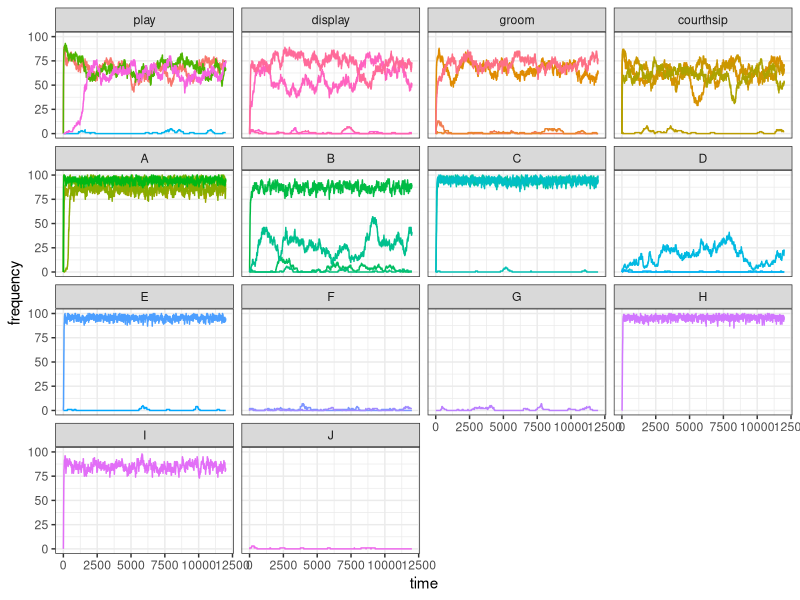
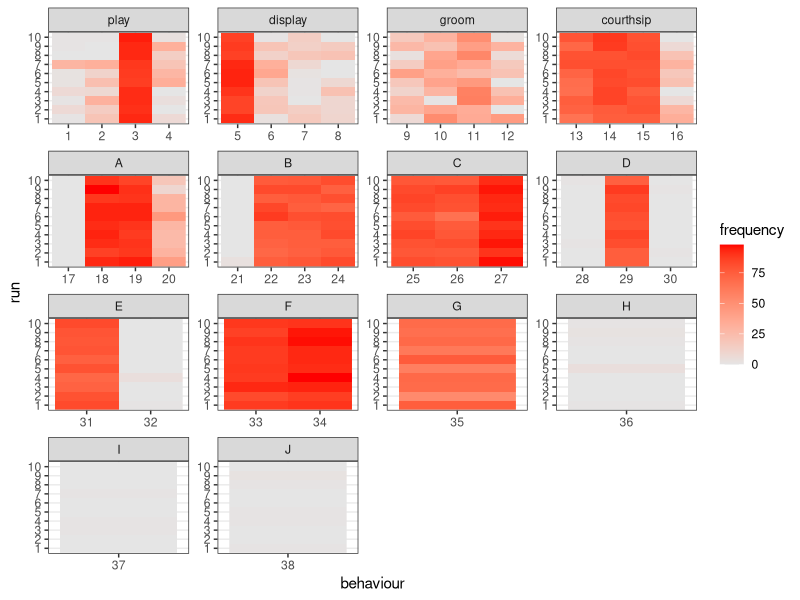
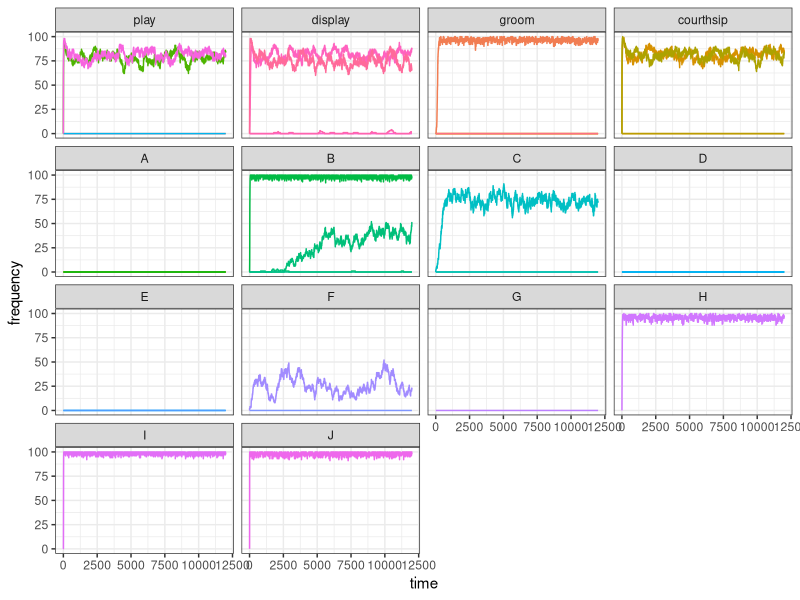
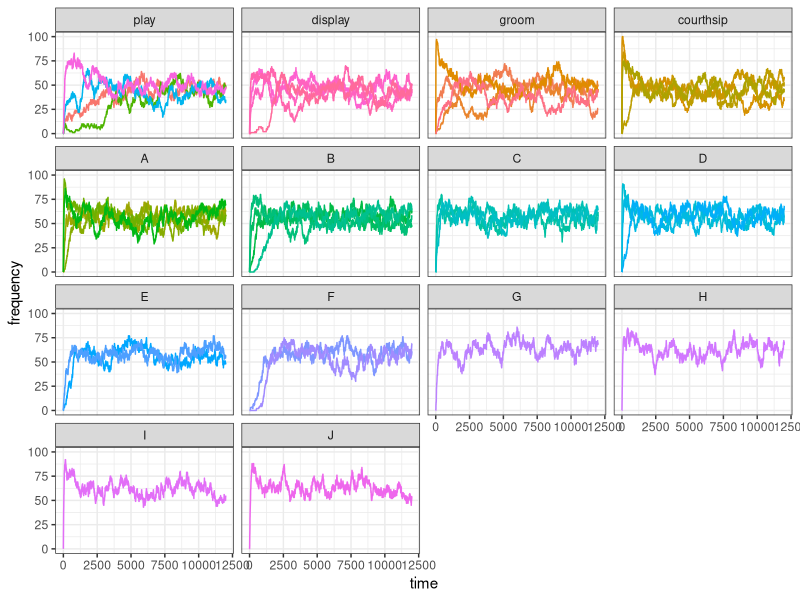
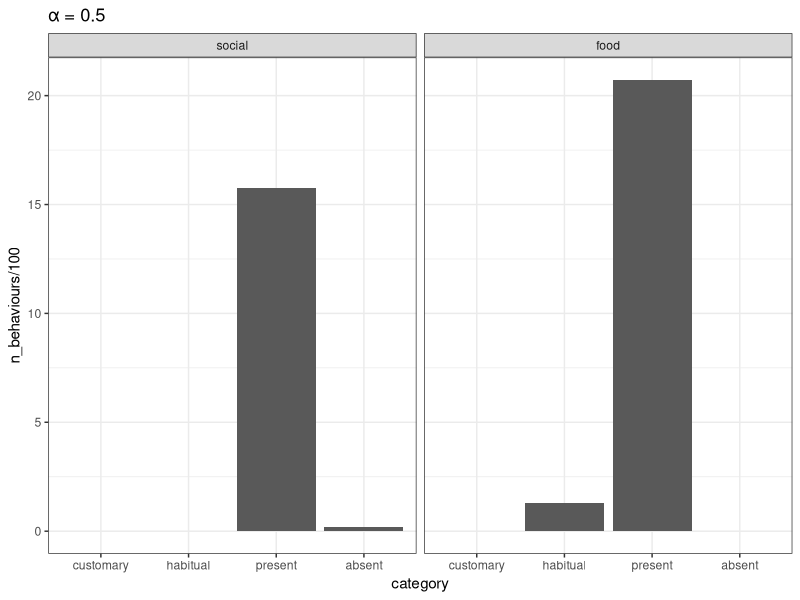
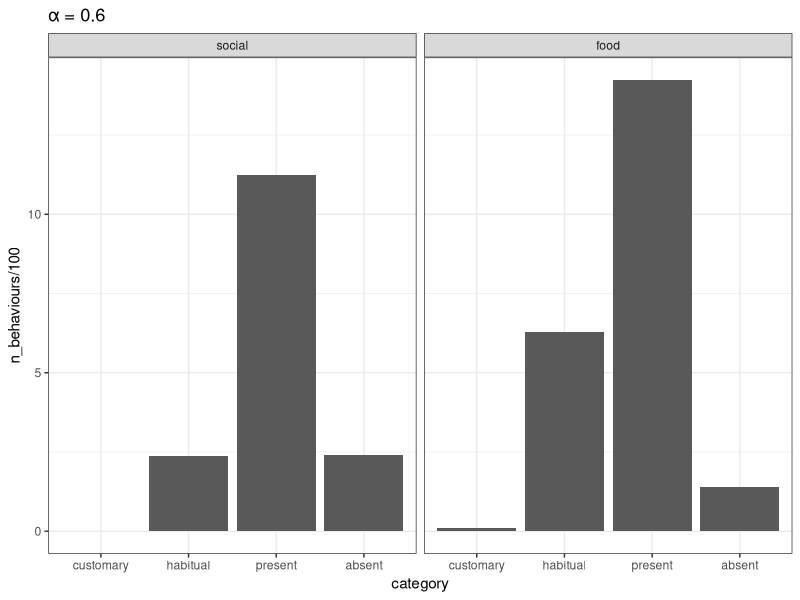
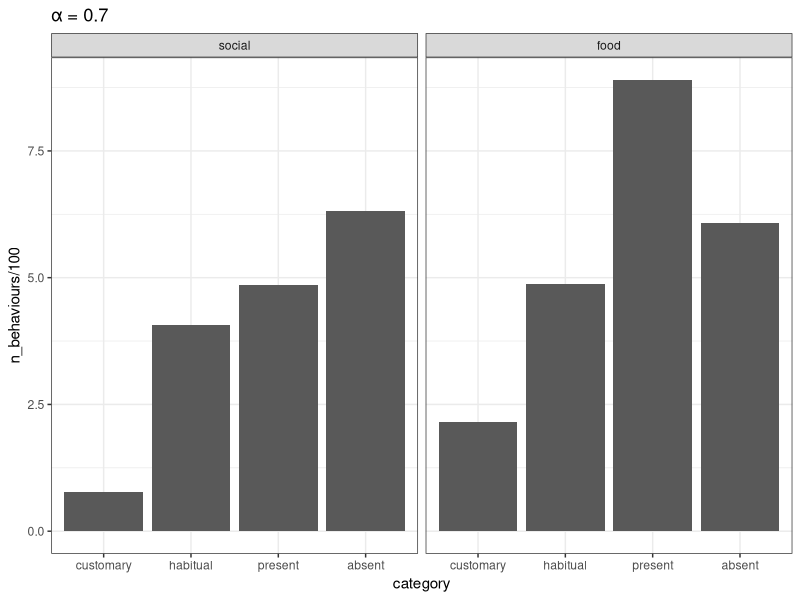
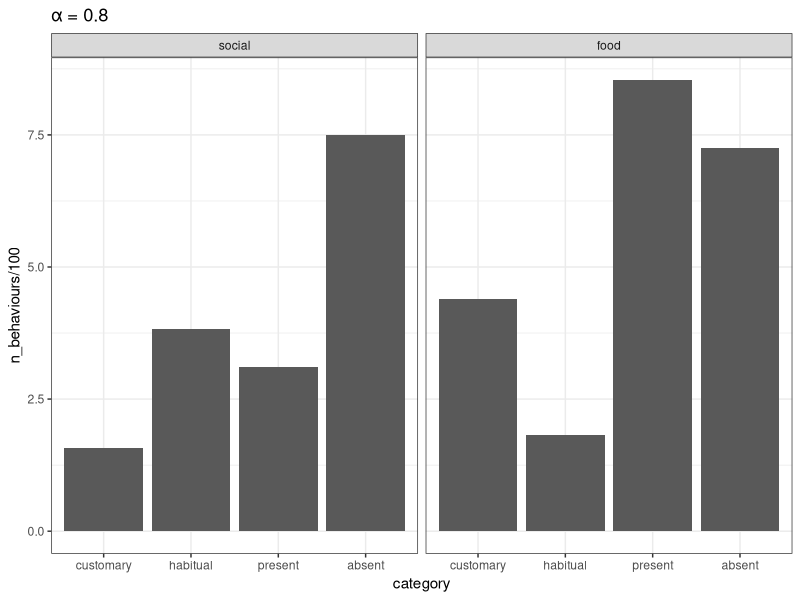

These figures' R source, in order:
## ---- chunk 1
knitr::opts_chunk$set(echo = TRUE)
## ---- chunk 2
library(tidyverse)
library(scales)

set_oranzees_world <- function(alpha_g, alpha_e) {
  list_pop <- c("Uossob", "Iat Forest", "Ebmog", "Elaham", "Elabik", "Ognodub")
  output <- tibble(
    population = rep(list_pop, each = 38),
    behaviour = as.factor(rep(1:38, 6)),
    type = rep(c(rep("social", 16), rep("food-related", 22)), 6),
    category = rep(c(
      rep("play", 4), rep("display", 4), rep("groom", 4), rep("courthsip", 4),
      "A", "A", "A", "A", "B", "B", "B", "B", "C", "C", "C", "D", "D", "D", "E", "E", "F", "F", "G", "H", "I", "J"
    ), 6),
    nutrient = rep(c(rep(NA, 16), "Y", "Y", "Y", "Y", "Z", "Z", "Z", "Z", "Y", "Y", "Y", "Z", "Z", "Z", "Y", "Y", "Z", "Z", "Y", "Z", "Y", "Z"), 6),
    p_g = rep(NA, 38 * 6),
    p_e = rep(NA, 38 * 6)
  )

  env_or_x <- c(220, 230, 700, 705, 710, 750)
  env_or_y <- c(660, 610, 450, 430, 510, 550)

  # genetic predispositions:
  x_g <- sample(1:1000, 38)
  y_g <- sample(1:1000, 38)

  # ecological availability:
  x_e <- sample(1:1000, 38)
  y_e <- sample(1:1000, 38)

  for (behav in 1:38) {
    output[output$behaviour == behav, ]$p_g <- 1 - rescale(sqrt((x_g[behav] - env_or_x)^2 + (y_g[behav] - env_or_y)^2), to = c(1 - alpha_g, alpha_g))

    if (behav > 16) {
      output[output$behaviour == behav, ]$p_e <- 1 - rescale(sqrt((x_e[behav] - env_or_x)^2 + (y_e[behav] - env_or_y)^2), to = c(1 - alpha_e, alpha_e))
    }
  }
  # return the tibble:
  output
}

update_demography <- function(pop) {
  pop[, 39] <- pop[, 39] + 1
  pop[pop[, 39] >= 720, ] <- 0
  old <- which(pop[, 39] > 300)
  dead <- sample(c(TRUE, FALSE), length(old), prob = c(.01, .99), replace = TRUE)
  pop[old[dead], ] <- 0
  pop
}

update_social_behaviours <- function(pop, test_world) {
  N <- dim(pop)[1]
  state <- ((rowSums(pop[, 1:4]) >= 1) + (rowSums(pop[, 5:8]) >= 1) + (rowSums(pop[, 9:12]) >= 1) + (rowSums(pop[, 13:16]) >= 1)) / 4
  p_state <- runif(N) < rnorm(N, mean = 1 - state, sd = 0.05)
  p_peering <- rnorm(16, mean = colSums(pop[, 1:16]), sd = 1)
  p_peering[p_peering < 0] <- 0
  innovation_i <- sample(1:16, N, prob = p_peering, replace = TRUE)
  p_innovate <- runif(N) < test_world$p_g[innovation_i] * p_state
  for (i in (1:N)[p_innovate]) {
    pop[i, innovation_i[i]] <- 1
  }
  pop
}

update_food_behaviours <- function(pop, test_world) {
  N <- dim(pop)[1]
  nut_y <- (rowSums(pop[, 17:20]) >= 1) + (rowSums(pop[, 25:27]) >= 1) + (rowSums(pop[, 31:32]) >= 1) + pop[, 35] + pop[, 37]
  nut_z <- (rowSums(pop[, 21:24]) >= 1) + (rowSums(pop[, 28:30]) >= 1) + (rowSums(pop[, 33:34]) >= 1) + pop[, 36] + pop[, 38]
  state <- (nut_y + nut_z - abs(nut_y - nut_z)) / 10
  p_state <- runif(N) < rnorm(N, mean = 1 - state, sd = 0.05)
  p_peering <- rnorm(22, mean = colSums(pop[, 17:38]), sd = 1)
  p_peering[p_peering < 0] <- 0
  innovation_i <- sample(17:38, N, prob = p_peering, replace = TRUE)
  p_innovate <- runif(N) < test_world$p_g[innovation_i] * test_world$p_e[innovation_i] * p_state
  for (i in (1:N)[p_innovate]) {
    pop[i, innovation_i[i]] <- 1
  }
  pop
}

###
### MAIN FUNCTION
###

mockup_oranzees <- function(t_max, alpha_g, alpha_e, init_world, n_run) {
  N <- 100

  if (n_run == 1) {
    output <- matrix(nrow = t_max, ncol = 38)
  }
  else {
    output <- matrix(nrow = n_run, ncol = 38)
  }

  oranzees_world <- set_oranzees_world(alpha_g, alpha_e)
  test_world <- oranzees_world %>%
    filter(population == "Uossob")

  for (run in 1:n_run) {
    pop <- matrix(c(rep(0, 38 * N), sample(1:300, N, replace = TRUE)), nrow = N, byrow = FALSE)
    if (init_world) {
      oranzees_world <- set_oranzees_world(alpha_g, alpha_e)
      test_world <- oranzees_world %>%
        filter(population == "Uossob")
    }
    # start simulation here:
    for (t in 1:t_max) {
      if (n_run == 1) {
        output[t, ] <- colSums(pop[, 1:38])
      }
      pop <- update_demography(pop)
      pop <- update_social_behaviours(pop, test_world)
      pop <- update_food_behaviours(pop, test_world)
    }
    if (n_run > 1) {
      output[run, ] <- colSums(pop[, 1:38])
    }
  }
  output
}
## ---- chunk 3
plot_one_run <- function(my_test, t_max) {
  my_test <- gather(as_tibble(my_test), 1:38, key = "behaviour", value = "frequency")
  data_to_plot <- tibble(
    behaviour = my_test$behaviour,
    frequency = my_test$frequency,
    time = rep(1:t_max, 38),
    category = as_factor(c(
      rep("play", t_max * 4), rep("display", t_max * 4), rep("groom", t_max * 4), rep("courthsip", t_max * 4),
      rep("A", t_max * 4), rep("B", t_max * 4), rep("C", t_max * 3), rep("D", t_max * 3),
      rep("E", t_max * 2), rep("F", t_max * 2), rep("G", t_max), rep("H", t_max),
      rep("I", t_max), rep("J", t_max)
    ))
  )
  ggplot(data = data_to_plot) +
    geom_line(aes(x = time, y = frequency, color = behaviour)) +
    facet_wrap(~category) +
    theme_bw() +
    theme(legend.position = "none")
}
## ---- chunk 4
my_test <- mockup_oranzees(t_max = 12000, alpha_g = 0.7, alpha_e = 0.9, init_world = FALSE, n_run = 1)
plot_one_run(my_test = my_test, t_max = 12000)
## ---- chunk 5
library(reshape2)
plot_multiple_runs <- function(my_test, n_run) {
  as_tibble(melt(my_test, varnames = c("run", "behaviour"), value.name = "frequency")) %>%
    mutate(run = as_factor(run), behaviour = as_factor(behaviour)) %>%
    add_column(category = as_factor(c(
      rep("play", 4 * n_run), rep("display", 4 * n_run), rep("groom", 4 * n_run), rep("courthsip", 4 * n_run),
      rep("A", 4 * n_run), rep("B", 4 * n_run), rep("C", 3 * n_run), rep("D", 3 * n_run),
      rep("E", 2 * n_run), rep("F", 2 * n_run), rep("G", n_run), rep("H", n_run),
      rep("I", n_run), rep("J", n_run)
    ))) %>%
    ggplot() +
    geom_raster(aes(x = behaviour, y = run, fill = frequency)) +
    facet_wrap(~category, scales = "free") +
    scale_fill_gradient(low = "grey90", high = "red") +
    theme_bw()
}
## ---- chunk 6
my_test <- mockup_oranzees(t_max = 12000, alpha_g = 0.7, alpha_e = 0.9, init_world = FALSE, n_run = 10)
plot_multiple_runs(my_test = my_test, n_run = 10)
## ---- chunk 7
my_test <- mockup_oranzees(t_max = 12000, alpha_g = 1, alpha_e = 1, init_world = FALSE, n_run = 1)
plot_one_run(my_test = my_test, t_max = 12000)
## ---- chunk 8
my_test <- mockup_oranzees(t_max = 12000, alpha_g = 0.5, alpha_e = 0.5, init_world = FALSE, n_run = 1)
plot_one_run(my_test = my_test, t_max = 12000)
## ---- chunk 9
results <- as.matrix(read.table("output/test_alpha=0.5.csv"))

cumulative <- tibble(category = as_factor(c("customary", "habitual", "present", "absent", "customary", "habitual", "present", "absent")),
                     type = as_factor(c(rep("social", 4), rep("food", 4))),
                     n_behaviours = c(sum(results[, 1:16]>=90), 
                                  sum(results[, 1:16]>=70 & results[, 1:16]<90), 
                                  sum(results[, 1:16]>=10 & results[, 1:16]<70), 
                                  sum(results[, 1:16]<10),
                                  sum(results[, 17:38]>=90), 
                                  sum(results[, 17:38]>=70 & results[, 17:38]<90), 
                                  sum(results[, 17:38]>=10 & results[, 17:38]<70), 
                                  sum(results[, 17:38]<10)))

cumulative_05 <- cumulative

ggplot(data = cumulative) +
  geom_bar(aes(x = category, y = n_behaviours/100), stat = 'identity') +
  facet_wrap(~type) +
  labs(title = "α = 0.5") +
  theme_bw() 
## ---- chunk 10
results <- as.matrix(read.table("output/test_alpha=0.6.csv"))

cumulative <- tibble(category = as_factor(c("customary", "habitual", "present", "absent", "customary", "habitual", "present", "absent")),
                     type = as_factor(c(rep("social", 4), rep("food", 4))),
                     n_behaviours = c(sum(results[, 1:16]>=90), 
                                  sum(results[, 1:16]>=70 & results[, 1:16]<90), 
                                  sum(results[, 1:16]>=10 & results[, 1:16]<70), 
                                  sum(results[, 1:16]<10),
                                  sum(results[, 17:38]>=90), 
                                  sum(results[, 17:38]>=70 & results[, 17:38]<90), 
                                  sum(results[, 17:38]>=10 & results[, 17:38]<70), 
                                  sum(results[, 17:38]<10)))

ggplot(data = cumulative) +
  geom_bar(aes(x = category, y = n_behaviours/100), stat = 'identity') +
  facet_wrap(~type) +
  labs(title = "α = 0.6") +
  theme_bw() 

cumulative_06 <- cumulative

results <- as.matrix(read.table("output/test_alpha=0.7.csv"))

cumulative <- tibble(category = as_factor(c("customary", "habitual", "present", "absent", "customary", "habitual", "present", "absent")),
                     type = as_factor(c(rep("social", 4), rep("food", 4))),
                     n_behaviours = c(sum(results[, 1:16]>=90), 
                                  sum(results[, 1:16]>=70 & results[, 1:16]<90), 
                                  sum(results[, 1:16]>=10 & results[, 1:16]<70), 
                                  sum(results[, 1:16]<10),
                                  sum(results[, 17:38]>=90), 
                                  sum(results[, 17:38]>=70 & results[, 17:38]<90), 
                                  sum(results[, 17:38]>=10 & results[, 17:38]<70), 
                                  sum(results[, 17:38]<10)))

ggplot(data = cumulative) +
  geom_bar(aes(x = category, y = n_behaviours/100), stat = 'identity') +
  facet_wrap(~type) +
  labs(title = "α = 0.7") +
  theme_bw() 

cumulative_07 <- cumulative

results <- as.matrix(read.table("output/test_alpha=0.8.csv"))

cumulative <- tibble(category = as_factor(c("customary", "habitual", "present", "absent", "customary", "habitual", "present", "absent")),
                     type = as_factor(c(rep("social", 4), rep("food", 4))),
                     n_behaviours = c(sum(results[, 1:16]>=90), 
                                  sum(results[, 1:16]>=70 & results[, 1:16]<90), 
                                  sum(results[, 1:16]>=10 & results[, 1:16]<70), 
                                  sum(results[, 1:16]<10),
                                  sum(results[, 17:38]>=90), 
                                  sum(results[, 17:38]>=70 & results[, 17:38]<90), 
                                  sum(results[, 17:38]>=10 & results[, 17:38]<70), 
                                  sum(results[, 17:38]<10)))

ggplot(data = cumulative) +
  geom_bar(aes(x = category, y = n_behaviours/100), stat = 'identity') +
  facet_wrap(~type) +
  labs(title = "α = 0.8") +
  theme_bw() 

cumulative_08 <- cumulative

results <- as.matrix(read.table("output/test_alpha=0.9.csv"))

cumulative <- tibble(category = as_factor(c("customary", "habitual", "present", "absent", "customary", "habitual", "present", "absent")),
                     type = as_factor(c(rep("social", 4), rep("food", 4))),
                     n_behaviours = c(sum(results[, 1:16]>=90), 
                                  sum(results[, 1:16]>=70 & results[, 1:16]<90), 
                                  sum(results[, 1:16]>=10 & results[, 1:16]<70), 
                                  sum(results[, 1:16]<10),
                                  sum(results[, 17:38]>=90), 
                                  sum(results[, 17:38]>=70 & results[, 17:38]<90), 
                                  sum(results[, 17:38]>=10 & results[, 17:38]<70), 
                                  sum(results[, 17:38]<10)))

ggplot(data = cumulative) +
  geom_bar(aes(x = category, y = n_behaviours/100), stat = 'identity') +
  facet_wrap(~type) +
  labs(title = "α = 0.9") +
  theme_bw() 

cumulative_09 <- cumulative

results <- as.matrix(read.table("output/test_alpha=1.csv"))

cumulative <- tibble(category = as_factor(c("customary", "habitual", "present", "absent", "customary", "habitual", "present", "absent")),
                     type = as_factor(c(rep("social", 4), rep("food", 4))),
                     n_behaviours = c(sum(results[, 1:16]>=90), 
                                  sum(results[, 1:16]>=70 & results[, 1:16]<90), 
                                  sum(results[, 1:16]>=10 & results[, 1:16]<70), 
                                  sum(results[, 1:16]<10),
                                  sum(results[, 17:38]>=90), 
                                  sum(results[, 17:38]>=70 & results[, 17:38]<90), 
                                  sum(results[, 17:38]>=10 & results[, 17:38]<70), 
                                  sum(results[, 17:38]<10)))

ggplot(data = cumulative) +
  geom_bar(aes(x = category, y = n_behaviours/100), stat = 'identity') +
  facet_wrap(~type) +
  labs(title = "α = 1") +
  theme_bw() 

cumulative_1 <- cumulative

## ---- chunk 11
bind_rows(cumulative_05, cumulative_06, cumulative_07, cumulative_08, cumulative_09, cumulative_1) %>%
  add_column(alpha=c(rep(0.5, 8), rep(0.6, 8), rep(0.7, 8), rep(0.8, 8), rep(0.9, 8), rep(1, 8))) %>%
  ggplot(aes(x = alpha, y = n_behaviours/100, color = category)) +
    geom_point() +
    geom_line() +
    facet_wrap(~type) +
    theme_bw()
## ---- chunk 12
update_social_behaviours <- function(pop, test_world, sd_peering) {
  N <- dim(pop)[1]
  state <- ((rowSums(pop[, 1:4]) >= 1) + (rowSums(pop[, 5:8]) >= 1) + (rowSums(pop[, 9:12]) >= 1) + (rowSums(pop[, 13:16]) >= 1)) / 4
  p_state <- runif(N) < rnorm(N, mean = 1 - state, sd = 0.05)
  p_peering <- rnorm(16, mean = colSums(pop[, 1:16]), sd = sd_peering)
  p_peering[p_peering < 0] <- 0
  innovation_i <- sample(1:16, N, prob = p_peering, replace = TRUE)
  p_innovate <- runif(N) < test_world$p_g[innovation_i]  * p_state
  for (i in (1:N)[p_innovate]) {
    pop[i, innovation_i[i]] <- 1
  }
  pop
}  

update_food_behaviours <- function(pop, test_world, sd_peering) {
  N <- dim(pop)[1]
  nut_y <- (rowSums(pop[, 17:20])>=1) + (rowSums(pop[, 25:27])>=1) + (rowSums(pop[, 31:32])>=1) + pop[, 35] + pop[, 37]
  nut_z <- (rowSums(pop[, 21:24])>=1) + (rowSums(pop[, 28:30])>=1) + (rowSums(pop[, 33:34])>=1) + pop[, 36] + pop[, 38]
  state <- (nut_y + nut_z - abs(nut_y - nut_z)) / 10 
  p_state <- runif(N) < rnorm(N, mean = 1 - state, sd = 0.05)
  p_peering <- rnorm(22, mean = colSums(pop[, 17:38]), sd = sd_peering)
  p_peering[p_peering < 0] <- 0
  innovation_i <- sample(17:38, N, prob = p_peering, replace = TRUE)
  p_innovate <- runif(N) < test_world$p_g[innovation_i] * test_world$p_e[innovation_i] * p_state
  for (i in (1:N)[p_innovate]) {
    pop[i, innovation_i[i]] <- 1
  }
  pop
}

###
### MAIN FUNCTION
###

mockup_oranzees <- function(t_max, alpha_g, alpha_e, sd_peering, init_world, n_run) {
  
  N <- 100
  
  if(n_run == 1){
    output <- matrix(nrow = t_max, ncol = 38)
  }
  else{
    output <- matrix(nrow = n_run, ncol = 38)
  }
  
  oranzees_world <- set_oranzees_world(alpha_g, alpha_e)
  test_world <- oranzees_world %>%
    filter(population == "Uossob")
  
  for(run in 1:n_run){
    pop <- matrix(c(rep(0, 38 * N), sample(1:300, N, replace = TRUE)), nrow = N, byrow = FALSE)
    if (init_world) {
      oranzees_world <- set_oranzees_world(alpha_g, alpha_e)
      test_world <- oranzees_world %>%
        filter(population == "Uossob")
    }
    # start simulation here:
    for (t in 1:t_max) {
      if(n_run == 1){
        output[t,] <- colSums(pop[, 1:38])
      }
      pop <- update_demography(pop)
      pop <- update_social_behaviours(pop, test_world, sd_peering)
      pop <- update_food_behaviours(pop, test_world, sd_peering)
    }
    if( n_run > 1){
      output[run, ] <- colSums(pop[, 1:38])
    }  
  }
  output
}
## ---- chunk 13
results <- as.matrix(read.table("output/test_alpha=0.5_sd=0.1.csv"))

cumulative <- tibble(category = as_factor(c("customary", "habitual", "present", "absent", "customary", "habitual", "present", "absent")),
                     type = as_factor(c(rep("social", 4), rep("food", 4))),
                     n_behaviours = c(sum(results[, 1:16]>=90), 
                                  sum(results[, 1:16]>=70 & results[, 1:16]<90), 
                                  sum(results[, 1:16]>=10 & results[, 1:16]<70), 
                                  sum(results[, 1:16]<10),
                                  sum(results[, 17:38]>=90), 
                                  sum(results[, 17:38]>=70 & results[, 17:38]<90), 
                                  sum(results[, 17:38]>=10 & results[, 17:38]<70), 
                                  sum(results[, 17:38]<10)))

cumulative_05_01 <- cumulative

results <- as.matrix(read.table("output/test_alpha=0.5_sd=0.01.csv"))

cumulative <- tibble(category = as_factor(c("customary", "habitual", "present", "absent", "customary", "habitual", "present", "absent")),
                     type = as_factor(c(rep("social", 4), rep("food", 4))),
                     n_behaviours = c(sum(results[, 1:16]>=90), 
                                  sum(results[, 1:16]>=70 & results[, 1:16]<90), 
                                  sum(results[, 1:16]>=10 & results[, 1:16]<70), 
                                  sum(results[, 1:16]<10),
                                  sum(results[, 17:38]>=90), 
                                  sum(results[, 17:38]>=70 & results[, 17:38]<90), 
                                  sum(results[, 17:38]>=10 & results[, 17:38]<70), 
                                  sum(results[, 17:38]<10)))

cumulative_05_001 <- cumulative

results <- as.matrix(read.table("output/test_alpha=0.5_sd=0.001.csv"))

cumulative <- tibble(category = as_factor(c("customary", "habitual", "present", "absent", "customary", "habitual", "present", "absent")),
                     type = as_factor(c(rep("social", 4), rep("food", 4))),
                     n_behaviours = c(sum(results[, 1:16]>=90), 
                                  sum(results[, 1:16]>=70 & results[, 1:16]<90), 
                                  sum(results[, 1:16]>=10 & results[, 1:16]<70), 
                                  sum(results[, 1:16]<10),
                                  sum(results[, 17:38]>=90), 
                                  sum(results[, 17:38]>=70 & results[, 17:38]<90), 
                                  sum(results[, 17:38]>=10 & results[, 17:38]<70), 
                                  sum(results[, 17:38]<10)))

cumulative_05_0001 <- cumulative
## ---- chunk 14
cumulative <- bind_rows(cumulative_05, cumulative_05_01, cumulative_05_001, cumulative_05_0001) %>%
  add_column(sd=c(rep(1, 8), rep(0.1, 8), rep(0.01, 8), rep(0.001, 8)))

cumulative$sd <- factor(cumulative$sd, levels = c(1, 0.1, 0.01, 0.001))

ggplot(data = cumulative, aes(x = sd, y = n_behaviours/100, color = category, group = category)) +
  geom_point() +
  stat_summary(fun.y = mean, geom="line" ) +
  facet_wrap(~type) +
  theme_bw()
